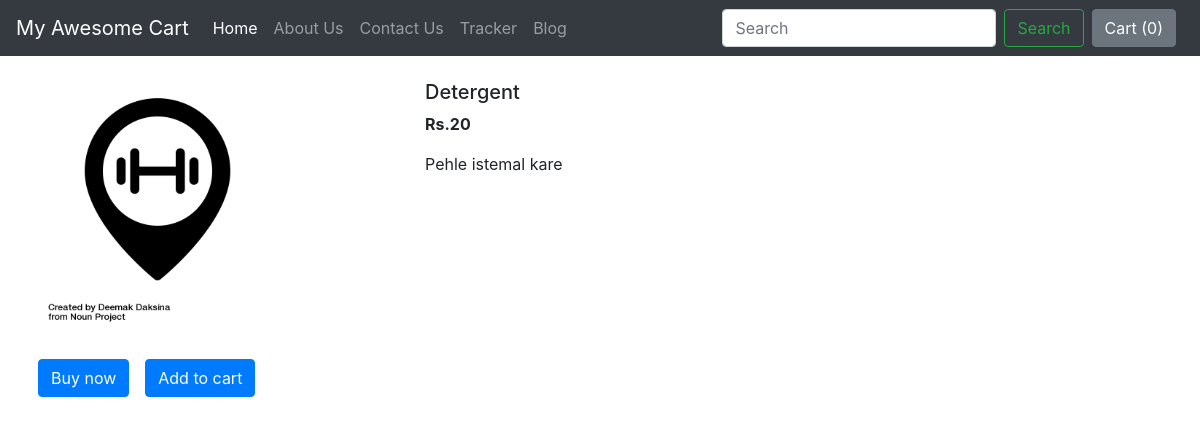
Screenshot of /shop/products/2 with the database file from the repository.
### shop/models.py (models this page shows, shortened)
class Product(models.Model):
    product_id = models.AutoField
    product_name = models.CharField(max_length=50)
    category = models.CharField(max_length=50, default="")
    subcategory = models.CharField(max_length=50, default="")
    price = models.IntegerField(default=0)
    desc = models.CharField(max_length=300)
    pub_date = models.DateField()
    image = models.ImageField(upload_to='shop/images', default="")

### shop/views.py (the view)
# urls.py: path("products/<int:myid>", views.productView, name="ProductView"),
def productView(request, myid):
    product = Product.objects.filter(id=myid)
    return render(request, 'shop/prodView.html', {'product':product[0]})

### shop/templates/shop/prodView.html (shortened to what this page needs)
{% extends 'shop/basic.html' %}
{% block body %}
<div class="container my-4">
    <div class="row">
        <div class="col-md-4">
            <div class="row">
                <img src="/media/{{product.image}}" width="255px" height="255px">
            </div><br>
            <div class="row">
                <button class="btn btn-primary mx-2">Buy now</button>
                <button class="btn btn-primary mx-2">Add to cart</button>
            </div>
        </div>
        <div class="col-md-8">
            <h5>{{product.product_name}}</h5>
            <p><b>Rs.{{product.price}}</b></p>
            <p>{{product.desc}}</p>
        </div>
    </div>
</div>
{% endblock %}

### rows the page displays
Product: image (picture), product_name "Detergent", price "20", desc "Pehle istemal kare"
